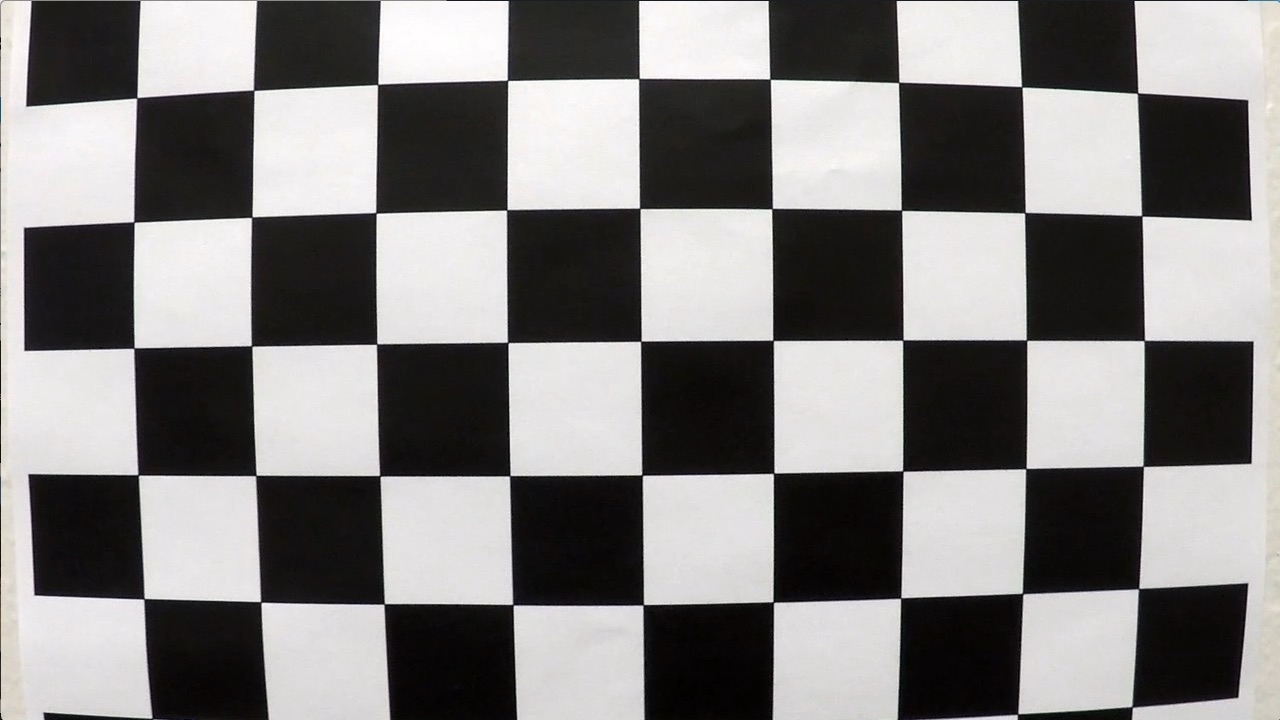
#> input picture camera_cal/calibration1.jpg, 1280 x 720 px
$ python lib.py   (older library calls are emulated)
#> lines starting #> are read from the running program, lines starting #| are printed output that depends on the picture
import os
from enum import IntEnum
import time
import glob
import numpy as np
import cv2
import matplotlib.pyplot as plt
import matplotlib.image as mpimg
from moviepy.editor import VideoFileClip
from IPython.display import HTML

img = cv2.imread('camera_cal/calibration1.jpg')
#> img is the input picture: shape (720, 1280, 3); mean B, G, R 127.8, 128.4, 130.1
img = cv2.cvtColor(img, cv2.COLOR_BGR2RGB)
img_size = (img.shape[1], img.shape[0])
#> img_size = (1280, 720)

G_SHAPE = img.shape
#> G_SHAPE = (720, 1280, 3)
G_W = G_SHAPE[1]
#> G_W = 1280
G_H = G_SHAPE[0]
#> G_H = 720

#
# Find coners on chessboard images and prepare points for calibrateCamera
#
CB_X = 6
CB_Y = 9

# prepare object points, like (0,0,0), (1,0,0), (2,0,0) ....,(6,5,0)
objp = np.zeros((CB_X * CB_Y, 3), np.float32)
objp[:,:2] = np.mgrid[0 : CB_Y, 0 : CB_X].T.reshape(-1, 2)

# Arrays to store object points and image points from all the images.
objpoints = [] # 3d points in real world space
imgpoints = [] # 2d points in image plane.

# Make a list of calibration images
images = glob.glob('camera_cal/calibration*.jpg')

# Step through the list and search for chessboard corners
for idx, fname in enumerate(images):
    chess_img = cv2.imread(fname)
    chess_img_gray = cv2.cvtColor(chess_img, cv2.COLOR_BGR2GRAY)

    # Find the chessboard corners
    ret, corners = cv2.findChessboardCorners(chess_img_gray, (CB_Y, CB_X), None)
#> ret = False; corners = None

    # If found, add object points, image points
    if ret == True:
        objpoints.append(objp)
        imgpoints.append(corners)
#
# Find camera calibration parameters given object points and image points
#
ret, G_MTX, G_DIST, rvecs, tvecs = cv2.calibrateCamera(objpoints, imgpoints, img_size, None, None)
#> ret = 0.644; G_MTX = [[1057.6, 0, 691.1], [0, 1058.6, 278], [0, 0, 1]]; G_DIST = [[-0.322, 0.709, 0.013, 0.00946, -1.02]]; rvecs = ([0.424, -0.236, 0.0488], [-0.024, 0.4, -0.0295]); tvecs = ([-2.48, 1.1, 17.79], [-17.95, -0.401, 29.17])


h, w = (720, 1280)
mapx, mapy = cv2.initUndistortRectifyMap(G_MTX, G_DIST, None, G_MTX, (w,h) , 5)
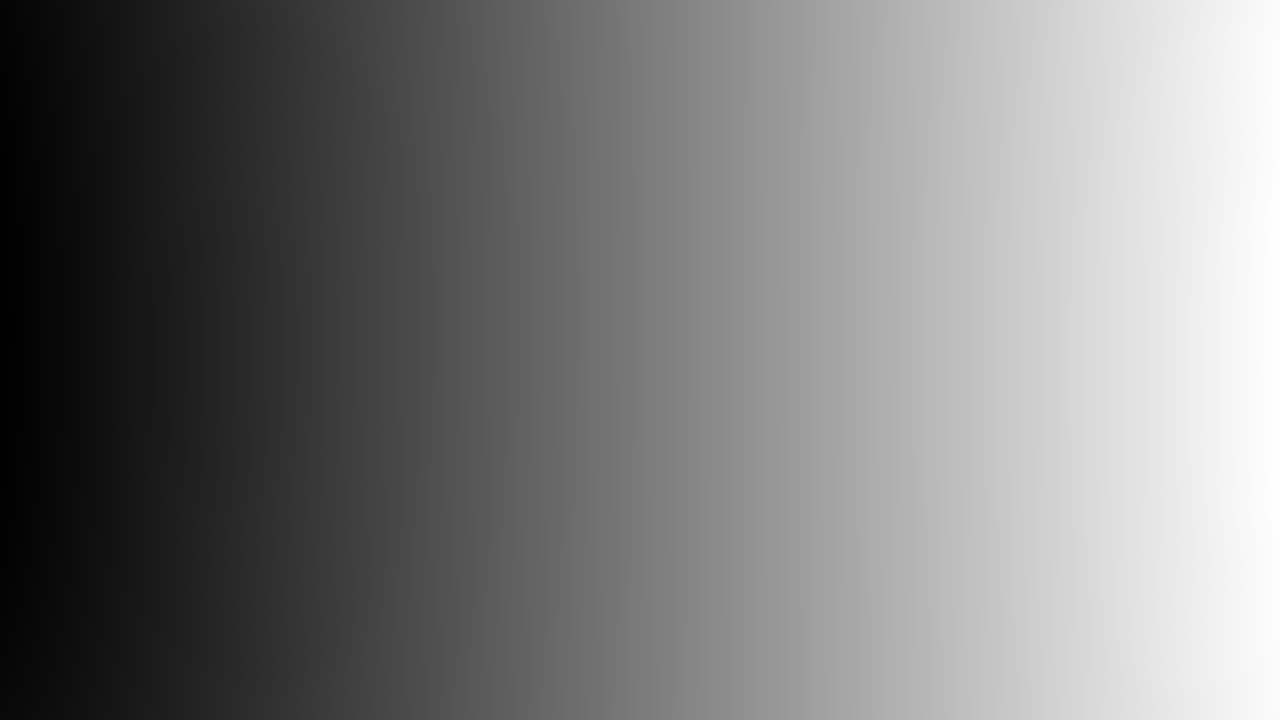
#> mapx: shape (720, 1280) float32; min 72.79, max 1252.6, mean 648; drawn with min black and max white
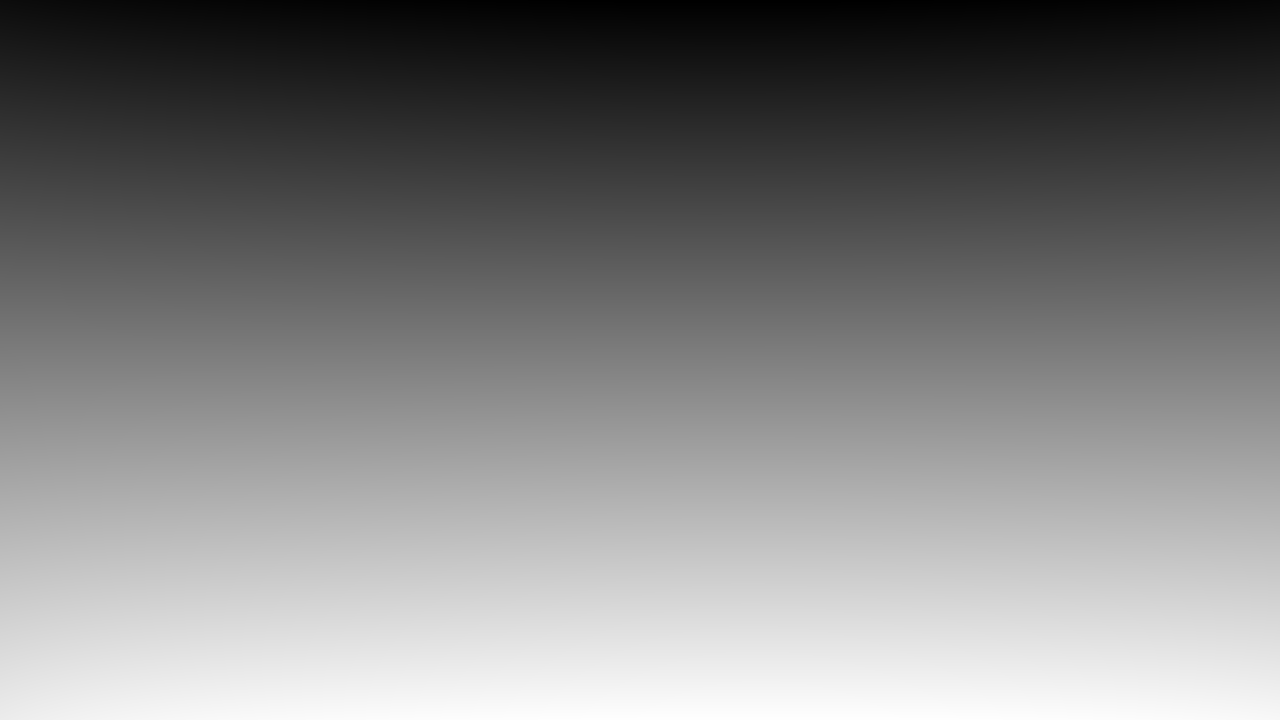
#> mapy: shape (720, 1280) float32; min 8.1, max 708.9, mean 358.6; drawn with min black and max white
# [16 lines left out: functions undistort, channel_select, not called in this run]

def grayscale(img):
    return cv2.cvtColor(img, cv2.COLOR_RGB2GRAY)

# [8 lines left out: function sobel_thresh, not called in this run]

def lightness(img):
    return np.uint8(img[:,:,0] * 0.299 + img[:,:,1] * 0.587 + img[:,:,2] * 0.1170)

import time
G_CLACHE = cv2.createCLAHE(clipLimit=2.0, tileGridSize=(4, 4))

# [61 lines left out: functions make_binary_fast, make_binary_v1, not called in this run]

def calc_persp_matr(src_corners, dst_corners):
    src = np.float32(src_corners)
    dst = np.float32(dst_corners)
    m = cv2.getPerspectiveTransform(src, dst)
    m_inv = cv2.getPerspectiveTransform(dst, src)
    return m, m_inv

G_SRC_CORNERS = [[220, G_H], # left bottom
                 [580, 460], # left top
                 [700, 460], # right top
                 [1120, G_H]] # right bottom

G_DST_CORNERS = [[280, G_H],
                 [280, 0],
                 [1000, 0],
                 [1000, G_H]]

G_M, G_M_inv = calc_persp_matr(G_SRC_CORNERS, G_DST_CORNERS)

# [399 lines left out: functions perspective_transform, find_lane_pixels, fit_polynomial, perp, seg_intersect, fit_line and 7 more, not called in this run]

import cv2

# [105 lines left out: functions draw_text, make_binary, gimp_to_opencv_hsv, not called in this run]
# White and yellow color thresholds for lines masking.
# Optional "kernel" key is used for additional morphology
'''
WHITE_LINES = { 'low_th': gimp_to_opencv_hsv(0, 0, 80),
                'high_th': gimp_to_opencv_hsv(359, 10, 100) }

YELLOW_LINES = { 'low_th': gimp_to_opencv_hsv(35, 20, 20),
                 'high_th': gimp_to_opencv_hsv(90, 100, 100),
                 'kernel': np.ones((3,3),np.uint64)
                }
'''
YELLOW_LINES = { 'low_th': (225, 180, 0),
                'high_th': (255, 255, 170) }
WHITE_LINES = { 'low_th': (100, 100, 200),
                 'high_th': (255, 255, 255)
}
# [25 lines left out: functions get_lane_lines_mask, draw_binary_mask, not called in this run]

def canny(img, low_threshold, high_threshold):
    """Applies the Canny transform"""
    return cv2.Canny(img, low_threshold, high_threshold)

# [14 lines left out: function make_binary_v2, not called in this run]
